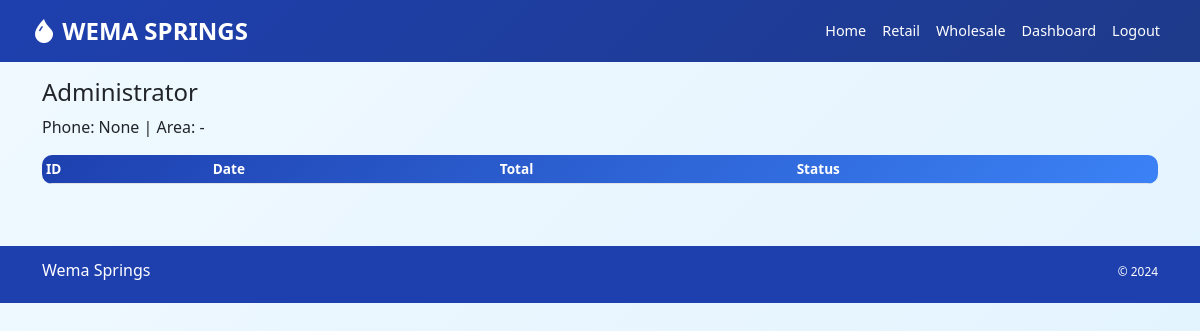
The page /admin/customers/view/1 (signed in) on the database its author committed.
### database.py (models this page shows, shortened)
class User(UserMixin, db.Model):
    __tablename__ = 'users'
    id = db.Column(db.Integer, primary_key=True)
    phone_number = db.Column(db.String(15), unique=True, nullable=True)
    username = db.Column(db.String(50), unique=True, nullable=True)
    password_hash = db.Column(db.String(128))
    name = db.Column(db.String(100))
    email = db.Column(db.String(100))
    area_of_residence = db.Column(db.String(200))
    role = db.Column(db.String(30), default='client')
    can_dashboard = db.Column(db.Boolean, default=False)
    can_edit_products = db.Column(db.Boolean, default=False)
    can_manage_inventory = db.Column(db.Boolean, default=False)
    can_record_sales = db.Column(db.Boolean, default=False)
    can_view_orders = db.Column(db.Boolean, default=False)
    can_manage_orders = db.Column(db.Boolean, default=False)
    can_manage_users = db.Column(db.Boolean, default=False)
    can_view_reports = db.Column(db.Boolean, default=False)
    can_view_customers = db.Column(db.Boolean, default=False)
    can_meter_readings = db.Column(db.Boolean, default=False)
    is_field_marshal = db.Column(db.Boolean, default=False)
    created_at = db.Column(db.DateTime, default=datetime.utcnow)

### app.py (the view)
@app.route('/admin/customers/view/<int:user_id>')
@login_required
def view_customer(user_id):
    customer = User.query.get_or_404(user_id)
    orders = Order.query.filter_by(user_id=user_id).order_by(Order.order_date.desc()).all()
    return render_template('dashboard/customer_detail.html', customer=customer, orders=orders)

### database.py (called while the page is built)
@login_manager.user_loader
def load_user(user_id):
    return User.query.get(int(user_id))

### templates/dashboard/customer_detail.html (shortened to what this page needs)
{% extends "base.html" %}
{% block content %}
<div class="container py-3"><h4>{{ customer.name }}</h4><p>Phone: {{ customer.phone_number }} | Area: {{ customer.area_of_residence or '-' }}</p><table class="table table-sm"><thead><tr><th>ID</th><th>Date</th><th>Total</th><th>Status</th></tr></thead></table></div>
{% endblock %}

### static/css/style.css (style rules this page uses)
:root { --primary-blue:#1e40af;--secondary-blue:#3b82f6;--gold:#f59e0b;--light-gold:#fbbf24;--white:#fff }
* { margin:0;padding:0;box-sizing:border-box }
body { font-family:'Segoe UI',sans-serif;background:linear-gradient(135deg,#f0f9ff,#e0f2fe);min-height:100vh }
.table { background:#fff;border-radius:10px;overflow:hidden;font-size:0.85rem }
.table thead { background:linear-gradient(135deg,var(--primary-blue),var(--secondary-blue));color:#fff }

### rows shown on the page
User: name "Administrator", phone_number "None", area_of_residence "-"
